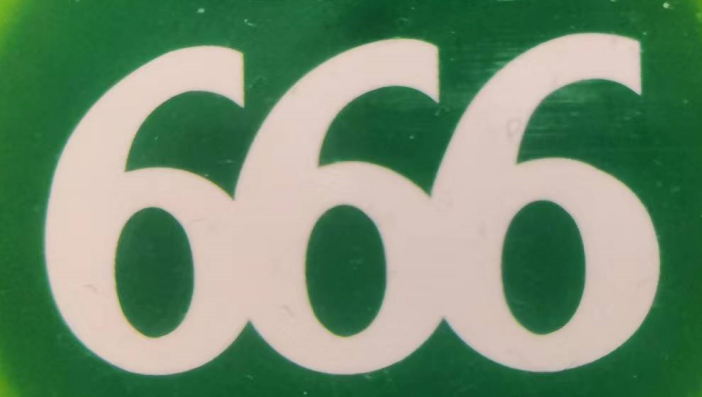
%> input picture Image Erosion/666.tif, 702 x 397 px
$ octave main.m   (GNU Octave 9; MATLAB toolbox functions it lacks are replaced by stand-ins)
%> lines starting %> are read from the running program, lines starting %| are printed output that depends on the picture; in (x1, y1, x2, y2) boxes, pixels count from 0 and x2, y2 are one past the last pixel; in counts of white or black regions, pixels touching at a corner belong together; the program's own positions count from 1
### Image Erosion/ImgErose.m
function outImg6 = ImgErose(inImg,Template)
%ImgErose 对二值图像连续进行数次腐蚀
%   此处提供详细说明

[w,h] = size(inImg);            % 获取图像行列
[w1,h1] = size(Template);       % 获取核的行列
outImg6 = zeros(w,h);           % 创建输出图像矩阵

%% 腐蚀过程
for i = 1 + (w1-1)/2 : w - (w1-1)/2
    for j = 1 + (h1-1)/2:h - (h1-1)/2
        % 取输入图像与核大小一样的邻域(不断遍历的)
        pattern = inImg(i-(w1-1)/2:i + (w1-1)/2,j-(h1-1)/2:j+(h1-1)/2);
        % 注意这里不是卷积 而是对应元素相乘
        temp = pattern .* Template;
        % 如果temp的和小于核的非零元素个数 则说明temp中在核元素对应的位置有零
        if sum(temp(:)) < sum(sum(Template~=0))
            outImg6(i,j) = 0;
        else
            outImg6(i,j) = 1;
        end
    end
end


end

### Image Erosion/main.m
clc
clear

% 导入测试图片
img = imread("666.tif");
%> img is the input picture: size 397x702x3 uint8; mean R, G, B 111.5, 141.1, 111.5
img = rgb2gray(img);
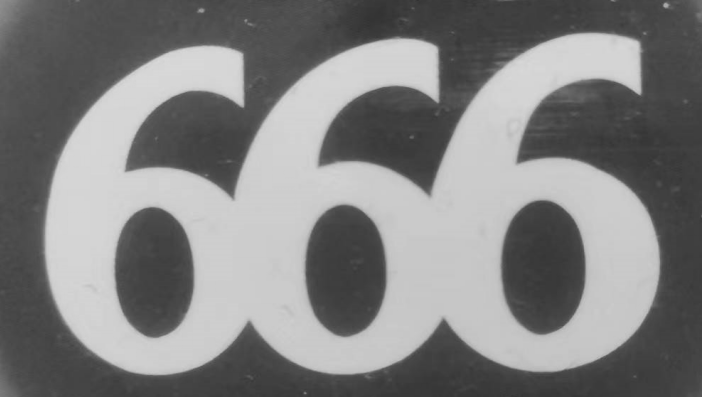
%> img: size 397x702 uint8; min 50, max 218, mean 128.9
% 二值化图像 选定阈值只留下数字部分
img = imbinarize(img,0.71);
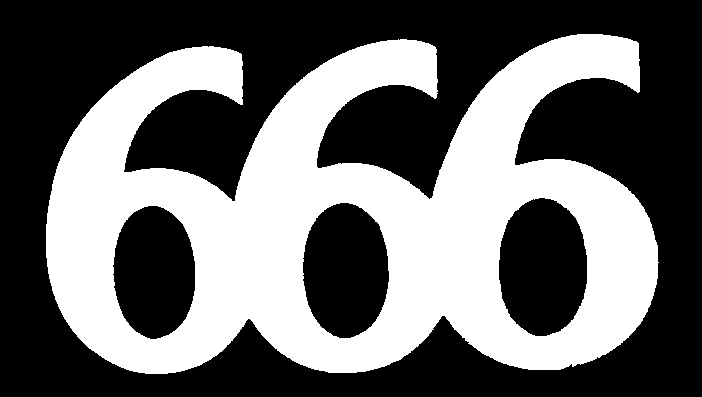
%> img: size 397x702 logical; 41.2% white; 1 white region, box (x1, y1, x2, y2) and area: (46, 34, 659, 374) 114702
% 展示原图
figure(1);imshow(img);title("原图像");

% 腐蚀的结构元素
kernel = [0,0,1,0,0;
          0,0,1,0,0;
          1,1,1,1,1;
          0,0,1,0,0;
          0,0,1,0,0;];

% 进行若干次腐蚀操作
n = 10;     % 腐蚀次数
img_erode = img;
for i = 1:n
%> (the run ends here)
